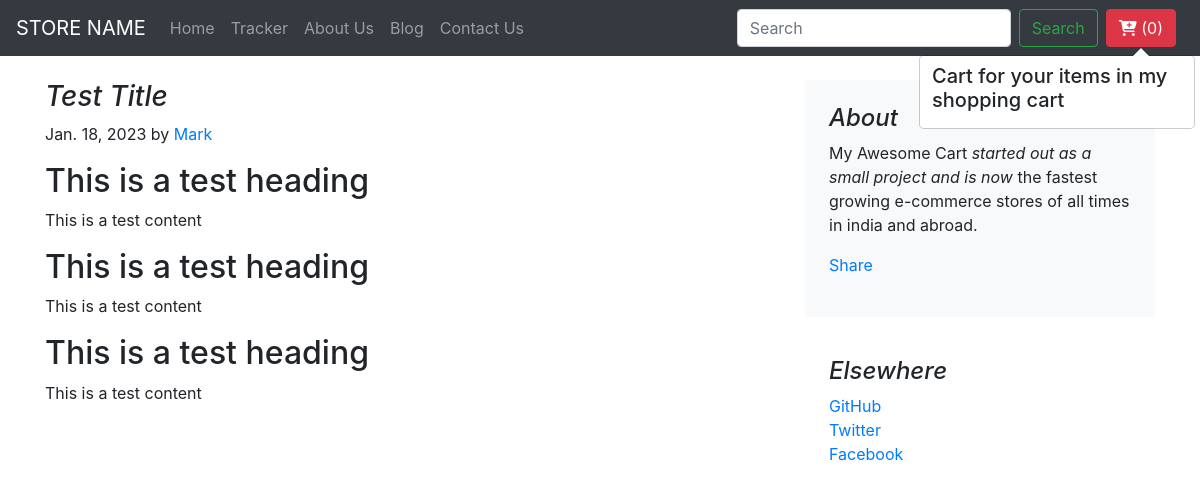
The page /blog/blogpost/1 on the database its author committed.
### blog/models.py (models this page shows, shortened)
class Blogpost(models.Model):
    post_id = models.AutoField(primary_key=True)
    title = models.CharField(max_length=50)
    head0 = models.CharField(max_length=500, default="")
    chead0 = models.CharField(max_length=5000, default="")
    head1 = models.CharField(max_length=500, default="")
    chead1 = models.CharField(max_length=5000, default="")
    head2 = models.CharField(max_length=500, default="")
    chead2 = models.CharField(max_length=5000, default="")
    pub_date = models.DateField()
    thumbnail = models.ImageField(upload_to='shop/images', default="")

### blog/views.py (the view)
# urls.py: path("blogpost/<int:id>", views.blogpost, name="blogpost")
def blogpost(request, id):
    post = Blogpost.objects.filter(post_id = id)[0]
    return render(request, 'blog/blogpost.html',{'post':post})

### shop/templatetags/nav_active.py (called while the page is built)
@register.simple_tag
def nav_active(request, link):
    if request.path == link:
        return "active"
    return ""

### blog/templates/blog/blogpost.html (shortened to what this page needs)
{% extends 'blog/base.html' %}
{% block body %}
<div class="container">
    <div class="row mt-4">
        <div class="col-md-8 blog-main">
            <h3 class="font-italic">
                {{post.title}}
            </h3>
            <div class="blog-post">
                <p class="blog-post-meta">{{post.pub_date}} by <a href="#">Mark</a></p>
                <h2 class="blog-post-title">{{post.head0}}</h2>
                <p>{{post.chead0}}</p>
                <h2>{{post.head1}}</h2>
                <p>{{post.chead1}}</p>
                <h2>{{post.head2}}</h2>
                <p>{{post.chead2}}</p>
                <div class="fb-like" data-href="http://127.0.0.1:8000/blog/blogpost/{{post.post_id}}" data-layout="standard" data-action="like" data-size="large" data-show-faces="false" data-share="true"></div><br>
            </div>
        </div>
        <aside class="col-md-4 blog-sidebar">
            <div class="p-4 mb-3 bg-light rounded">
                <h4 class="font-italic">About</h4>
                <p class="mb-0">My Awesome Cart <em>started out as a small project and is now</em> the fastest growing e-commerce stores of all times in india and abroad.</p>
                <div class="my-3 fb-share-button" data-href="http://127.0.0.1:8000/blog/blogpost/{{post.post_id}}" data-layout="button_count" data-size="large"><a target="_blank" href="https://www.facebook.com/sharer/sharer.php?u=http%3A%2F%2F127.0.0.1%3A8000%2Fblog%2Fblogpost%2F4&src=sdkpreparse" class="fb-xfbml-parse-ignore">Share</a></div>
            </div>
            <div class="p-4">
                <h4 class="font-italic">Elsewhere</h4>
                <ol class="list-unstyled">
                    <li><a href="#">GitHub</a></li>
                    <li><a href="#">Twitter</a></li>
                    <li><a href="#">Facebook</a></li>
                </ol>
            </div>
        </aside>
    </div>
</div>
{% endblock body %}

### rows shown on the page
Blogpost: title "Test Title", pub_date "Jan. 18, 2023", head0 "This is a test heading", chead0 "This is a test content", head1 "This is a test heading", chead1 "This is a test content", head2 "This is a test heading", chead2 "This is a test content"
